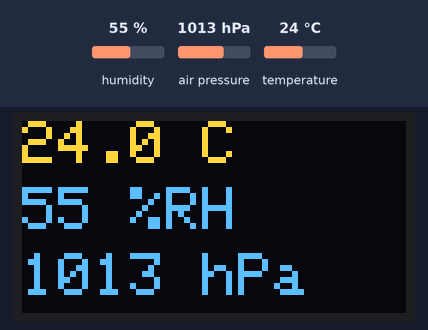
The sketch below on a simulated ESP32. Shown: 128×64 one-colour display. The test bench sets the inputs (shaded band); at power-on: temperature 24 °C, humidity 55 %, air pressure 1013 hPa. The OLED is the two-colour kind (top 16 rows yellow); what the sketch prints to the serial monitor is not drawn.

Above: at 1.2 s.
1.3 s: temperature set to 12 °C
At 3.3 s:
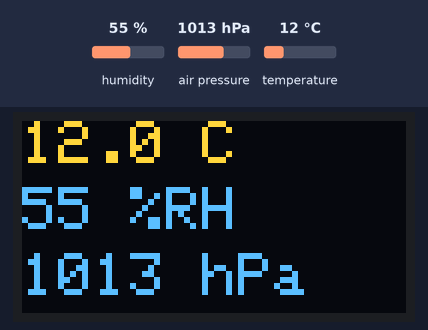
4.0 s: humidity set to 22 %
At 5.5 s:
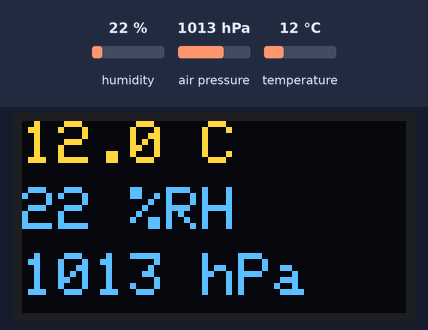
6.7 s: air pressure set to 952 hPa
At 8.8 s:
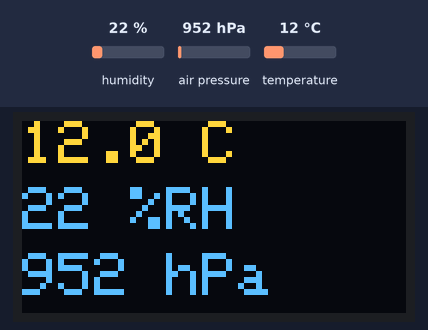
9.7 s: temperature set to 19 °C
At 11.0 s:
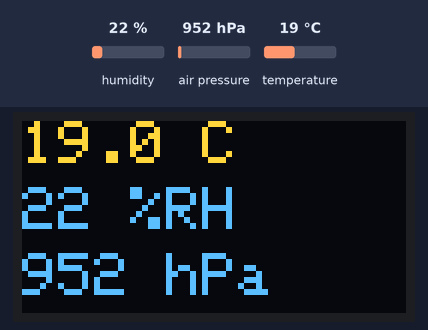
Timing chart, 0 to 12.7 s (numbered marks = the images above; inputs shaded):
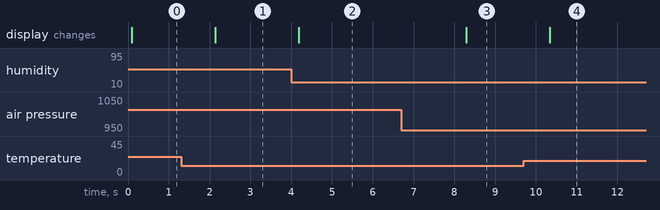

The sketch:

Wetterstation.ino
```cpp
#include "tasks.h"

void setup() {
  Serial.begin(115200);

  // 1. Mutex erstellen (Bevor wir I2C nutzen!)
  i2cMutex = xSemaphoreCreateMutex();

  // 2. Hardware Initialisierung (Einmalig, Thread-Safe machen wir hier manuell)
  Wire.begin(21, 22);

  if(!display.begin(SSD1306_SWITCHCAPVCC, SCREEN_ADDRESS)) {
    Serial.println(F("Display Fehler"));
    for(;;);
  }
  display.clearDisplay();
  display.display();

  if (!bme.begin(BME_ADDRESS)) {
    Serial.println("Sensor Fehler");
    while (1);
  }

  // 3. Tasks erstellen
  // Name, Stack-Größe, Parameter, Priorität, Handle, Core-ID
  xTaskCreatePinnedToCore(taskMeasure, "MeasureTask", 4096, NULL, 1, NULL, 1);
  xTaskCreatePinnedToCore(taskDisplay, "DisplayTask", 4096, NULL, 1, NULL, 1);
}

void loop() {
  // Der Loop ist jetzt LEER und FREI!
  // Hier könntest du später z.B. Wifi Checken oder LEDs blinken lassen
  // ohne das Display oder Sensor zu stören.
  vTaskDelay(pdMS_TO_TICKS(1000)); // Kleines Delay damit der Watchdog nicht bellt
}
```

globals.h
```cpp
#ifndef GLOBALS_H
#define GLOBALS_H

#include <Wire.h>
#include <Adafruit_GFX.h>
#include <Adafruit_SSD1306.h>
#include <Adafruit_BME280.h>
#include "config.h"

// --- Globale Objekte ---
Adafruit_SSD1306 display(SCREEN_WIDTH, SCREEN_HEIGHT, &Wire, -1);
Adafruit_BME280 bme;

// --- RTOS Globale Variablen ---
SemaphoreHandle_t i2cMutex; // Der "Schlüssel" für den I2C Bus

// Struktur für die Wetterdaten (zum Austausch zwischen Tasks)
struct WeatherData {
  float temp;
  float hum;
  float pres;
};
WeatherData currentData;

#endif
```

tasks.h
```cpp
#ifndef TASKS_H
#define TASKS_H

#include "globals.h"

// --- Task Definitionen ---

// Task 1: Misst alle 2 Sekunden die Werte
void taskMeasure(void *pvParameters) {
  for (;;) { // Endlosschleife (ersetzt loop)

    // Wir fordern den Zugriff auf den I2C Bus an
    if (xSemaphoreTake(i2cMutex, portMAX_DELAY) == pdTRUE) {
      // Zugriff erhalten! Messen:
      currentData.temp = bme.readTemperature();
      currentData.hum = bme.readHumidity();
      currentData.pres = bme.readPressure() / 100.0F;

      // Zugriff wieder freigeben
      xSemaphoreGive(i2cMutex);
    }

    // Seriell zur Kontrolle (optional)
    Serial.print("Messung: "); Serial.println(currentData.temp);

    // 2 Sekunden warten (blockiert andere Tasks NICHT!)
    vTaskDelay(pdMS_TO_TICKS(2000));
  }
}

// Task 2: Aktualisiert das Display (unabhängig vom Messen)
void taskDisplay(void *pvParameters) {
  for (;;) {

    // Wir fordern den Zugriff an (weil Display auch I2C nutzt)
    if (xSemaphoreTake(i2cMutex, portMAX_DELAY) == pdTRUE) {

      display.clearDisplay();
      display.setTextSize(2);
      display.setTextColor(SSD1306_WHITE);

      // Zeile 1: Temperatur
      display.setCursor(0, 0);
      display.print(currentData.temp, 1);
      display.print(" C");

      // Zeile 2: Luftfeuchtigkeit
      display.setCursor(0, 22);
      display.print(currentData.hum, 0);
      display.print(" %RH");

      // Zeile 3: Luftdruck
      display.setCursor(0, 44);
      display.print(currentData.pres, 0);
      display.print(" hPa");

      display.display();

      // Zugriff wieder freigeben
      xSemaphoreGive(i2cMutex);
    }

    // Wir aktualisieren das Display alle 1 Sekunde (oder wie gewünscht)
    vTaskDelay(pdMS_TO_TICKS(1000));
  }
}

#endif
```

config.h
```cpp
#ifndef CONFIG_H
#define CONFIG_H

// --- Konfiguration ---
#define SCREEN_WIDTH 128
#define SCREEN_HEIGHT 64
#define SCREEN_ADDRESS 0x3D
#define BME_ADDRESS 0x76
#define SEALEVELPRESSURE_HPA (1013.25)

#endif
```

Measured:
- after the input at 1.3 s, the display: changes after 0.84 s (image 1)
- after the input at 4.0 s, the display: changes after 0.19 s (image 2)
- after the input at 6.7 s, the display: changes after 1.6 s (image 3)
- after the input at 9.7 s, the display: changes after 0.64 s (image 4)
